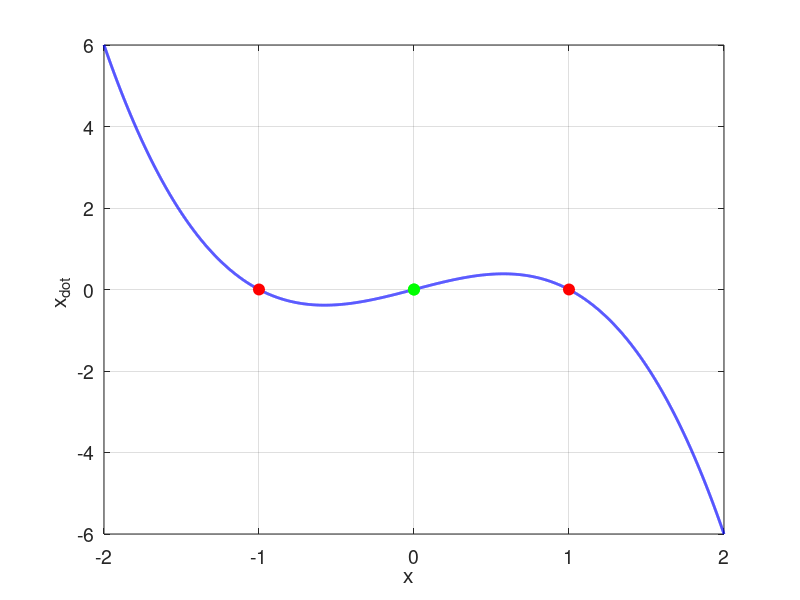

Reproduce this figure in MATLAB. (Note: this script raises an error after producing the figure.)
% np003.m

% Physics of Neurones
% [1D] Dynamical Models: EXAMPLES
%   CELL 1: Phase Portrait Plot
%            Define function in CELL 1
%   CELL 2: Time Evolution of State Variable: Solve equation of motion
%            Define function in CELL 3 at end of Script

% DOING PHYSICS WITH MATLAB: 
%   ../mphome.htm
% Documentation
%   http://www.physics.usyd.edu.au/teach_res/mp/doc/np001.htm
% Download Scripts
%   http://www.physics.usyd.edu.au/teach_res/mp/mscripts/

% Ian Cooper  MatlabVisualPhysics@gmail.com
% 191102

close all
clc
clear

tic

% =====================================================================
% #1   PHASE PORTRAIT PLOT xDot vs x 
% =====================================================================
% x grid 
  xMin = -2;
  xMax = 2;
  Nx = 9999;
  x = linspace(xMin,xMax, Nx);

% Define function
%  xDot = -1 + x.^2;
   xDot = x - x.^3;
   
% Find equilibrium points xDot = 0  
%   zCount     Number of equilibrium points  
%   zIndex     Indices for equilibrium points 
%   ep = -1    Stable equilibrium point
%   ep = + 1   Unstable equilibrium point

  zCount = 0;
  
  for c = 1:Nx-1
    zSign = xDot(c)*xDot(c+1);
      if zSign <= 0
         zCount = zCount + 1;
         zIndex(zCount) = c;
      end
  end

  zLen = length(zIndex);
  if zLen > 0
  % Equilibrium Points
    disp('Equilibrium Points')
    disp(x(zIndex));
    
    ep = zeros(zLen,1);
      for c =  1 : zLen
        ep(c) = sign( xDot(zIndex(c)+1) - xDot(zIndex(c)-1) );
      end
  end

figure(1)  % Phase Portrait Plot
  pos = [0.05 0.05 0.25 0.35];
  set(gcf,'Units','normalized');
  set(gcf,'Position',pos);
  set(gcf,'color','w');
  LW = 2;
 
  hold on
  xP = x; yP = xDot;
  plot(xP,yP,'b','linewidth',LW)
  
for c = 1 : zLen
  if ep(c) == -1; col = 'r'; end
  if ep(c) ==  1; col = 'g'; end
  Hplot = plot(xP(zIndex(c)),yP(zIndex(c)),'o');
  set(Hplot,'markersize',8,'markerfacecolor',col,'markeredgecolor',col);
end

  box on
  grid on
  xlabel('x  ')
  ylabel('x_{dot} ')
  set(gca,'fontsize',14)


 
%% =====================================================================
%  #2   TIME EVOLUTION OF STATE VARIABLE
%  =====================================================================

% Initial conditions
   u0 = 2;
   
% Time domain
   tMax = 5;
   tSpan = linspace(0,tMax,9999);
   dt = tSpan(2)-tSpan(1);
  
% Solve ODE: State variable u
   options = odeset('RelTol',1e-6,'AbsTol',1e-6);
   [t,u] = ode45(@EqM, tSpan, u0, options);  


figure(2)  
  pos = [0.05 0.56 0.25 0.35];
  set(gcf,'Units','normalized');
  set(gcf,'Position',pos);
  set(gcf,'color','w');
  LW = 2;
  
  hold on
  xP = t; yP = u;
  plot(xP,yP,'b','linewidth',LW)
  
  ylim([xMin xMax])
  box on
  grid on
  xlabel('t  ')
  ylabel('x ')
  set(gca,'fontsize',14)

  
%%
toc

 
%% =====================================================================
%  #3   FUNCTIONS
%  =====================================================================

function uDot = EqM(t,u)
  
  uDot = zeros(1,1);
  
%  uDot(1) = -1 + u(1)^2;
   uDot(1) = u(1) - u(1)^3;
end  
